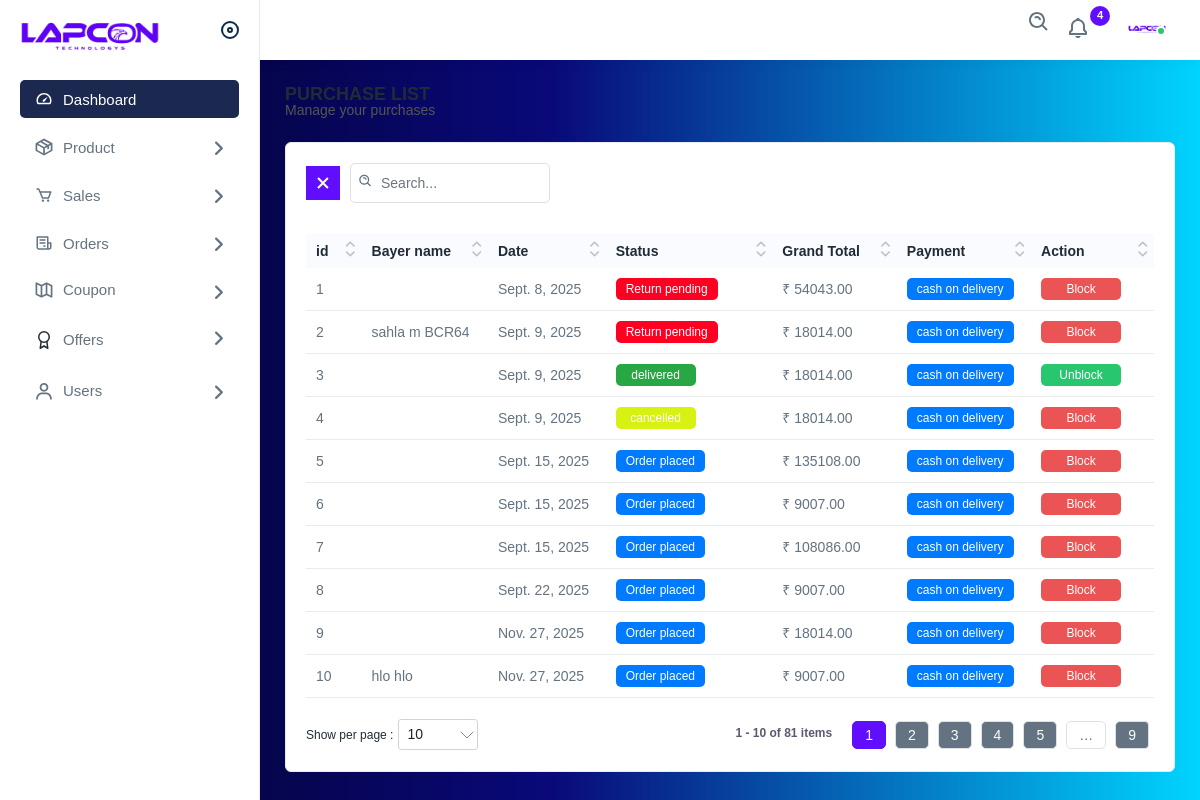
The app's page /admin_panel/view_orders (signed in) with its own data.
### Users/models.py (models this page shows)
class Order_items(models.Model):
    order = models.ForeignKey(Orders, on_delete=models.CASCADE)
    variant = models.ForeignKey(Variants, on_delete=models.CASCADE, related_name='order_items')
    unit_price = models.DecimalField(max_digits=10, decimal_places=2)
    price = models.DecimalField(max_digits=10, decimal_places=2)
    quantity = models.IntegerField(default=1)
    user = models.ForeignKey(Custom_User, on_delete=models.CASCADE)
    is_active = models.BooleanField(default=True)
    status = models.CharField(max_length=50)
    return_reason = models.TextField(null=True, blank=True)

class Orders(models.Model):
    pyment_method = models.CharField(max_length=20)
    pyment_status = models.CharField(max_length=20)
    invoice_no = models.CharField(max_length=20, blank=True, null=True)
    delivery_address = models.ForeignKey(DeliveryAddress, on_delete=models.CASCADE)
    delivery_charge = models.IntegerField(default=50)
    delivery_date = models.DateTimeField(auto_now=False, auto_now_add=False, blank=True, null=True)
    is_active = models.BooleanField(default=True)
    order_date = models.DateField(auto_now_add=True)
    updated_at = models.DateTimeField(auto_now=True)
    subtotal = models.DecimalField(max_digits=10, decimal_places=2)
    tax = models.DecimalField(max_digits=10, decimal_places=2)
    discount = models.DecimalField(max_digits=10, decimal_places=2)
    total = models.DecimalField(max_digits=10, decimal_places=2)
    user = models.ForeignKey(Custom_User, on_delete=models.CASCADE)

class DeliveryAddress(models.Model):
    Region = models.CharField(max_length=40,default='India')
    state = models.CharField(max_length=40)
    district = models.CharField(max_length=40)
    city = models.CharField(max_length=40)
    place = models.CharField(max_length=40)
    pin = models.IntegerField()
    house_name = models.CharField(max_length=40)
    landmark = models.CharField(max_length=40)
    road = models.CharField(max_length=40)
    name = models.CharField(max_length=50)
    phone = models.CharField(null= True, max_length=20)

### admin_panel/views.py (the view)
# urls.py: path('admin_panel/view_orders', views.view_orders, name='view_orders_admin'),
@login_required(login_url='admin_signin')
@user_passes_test(is_staff, login_url='/')
def view_orders(request):
    order_items = Order_items.objects.all()
    return render(request, 'admin/view_orders.html',{'order_items':order_items,})

### admin_panel/views.py (called while the page is built)
def is_staff(user):
    return user.is_staff

### templates/admin/view_orders.html (shortened to what this page needs)
{% extends 'admin/layout.html' %}
{% load static %}
{% block content %}
<div class="page-wrapper">
    <div class="content">
        <div class="page-header">
            <div class="page-title">
                <h4>PURCHASE LIST</h4>
                <h6>Manage your purchases</h6>
            </div>
        </div>
        <div class="card">
            <div class="card-body">
                <div class="table-top">
                    <div class="search-set">
                        <div class="search-path">
                            <a class="btn btn-filter" id="filter_search">
                                <img src="{% static 'img_admin/icons/closes.svg' %}" alt="img">
                            </a>
                        </div>
                        <div class="search-input">
                            <a class="btn btn-searchset"><img src="{% static 'img_admin/icons/search-white.svg' %}"
                                    alt="img"></a>
                        </div>
                    </div>
                </div>
                <div class="table-responsive">
                    <table class="table datanew">
                        <thead>
                            <tr>
                                <th>id</th>
                                <th>Bayer name</th>
                                <th>Date</th>
                                <th>Status</th>
                                <th>Grand Total</th>
                                <th>Payment</th>
                                <th>Action</th>
                            </tr>
                        </thead>
                        <tbody>
                            {% for item in order_items%}
                            <tr>
                                <td>{{item.id}}</td>
                                <td class="text-bolds">{{item.order.delivery_address.name}}</td>
                                <td>{{item.order.order_date}}</td>
                                <td><a href="{% url 'edit_order' item.id%}"><span class="badges {{item.status}}">{{item.status}}</span></td></a>
                                <td>₹ {{item.order.total}}</td>
                                <td><span class=" badges {{item.order.pyment_method}}">{{item.order.pyment_method}}</span></td>
                                <td>
                                    <a class="me-3 confirm-text" href="{% url 'block_unblock_order' item.id%}">
                                        {% if item.is_active and item.status != 'deliverd'%}
                                                <span class="bg-lightred badges">
                                                    Block
                                                </span>
                                        {% elif not item.is_active %}
                                                <span class="bg-lightgreen badges">
                                                    Unblock
                                                </span>
                                        {% endif %}
                                    </a>
                                </td>
                            </tr>
                            {% endfor %}
                        </tbody>
                    </table>
                </div>
            </div>
        </div>
    </div>
</div>
</div>
{% endblock %}

### templates/admin/view_orders.html (style rules this page uses)
.badges.bg-lightgreen { background: #28c76f; }
.delivered { background-color: #28a745; }
.placed { background-color: #007bff; }
.cancelled { background-color: #d7f113; }
.Return { background-color: #ff0022; }
.delivery { background-color: #007bff; }

### records on screen
Order_items: id "1", order.order_date "Sept. 8, 2025", status "Return pending", order.total "54043.00", order.pyment_method "cash on delivery", is_active "Block"
Order_items: id "2", order.delivery_address.name "sahla m BCR64", order.order_date "Sept. 9, 2025", status "Return pending", order.total "18014.00", order.pyment_method "cash on delivery", is_active "Block"
Order_items: id "3", order.order_date "Sept. 9, 2025", status "delivered", order.total "18014.00", order.pyment_method "cash on delivery", is_active "Unblock"
Order_items: id "4", order.order_date "Sept. 9, 2025", status "cancelled", order.total "18014.00", order.pyment_method "cash on delivery", is_active "Block"
Order_items: id "5", order.order_date "Sept. 15, 2025", status "Order placed", order.total "135108.00", order.pyment_method "cash on delivery", is_active "Block"
Order_items: id "6", order.order_date "Sept. 15, 2025", status "Order placed", order.total "9007.00", order.pyment_method "cash on delivery", is_active "Block"
Order_items: id "7", order.order_date "Sept. 15, 2025", status "Order placed", order.total "108086.00", order.pyment_method "cash on delivery", is_active "Block"
Order_items: id "8", order.order_date "Sept. 22, 2025", status "Order placed", order.total "9007.00", order.pyment_method "cash on delivery", is_active "Block"
Order_items: id "9", order.order_date "Nov. 27, 2025", status "Order placed", order.total "18014.00", order.pyment_method "cash on delivery", is_active "Block"
Order_items: id "10", order.delivery_address.name "hlo hlo", order.order_date "Nov. 27, 2025", status "Order placed", order.total "9007.00", order.pyment_method "cash on delivery", is_active "Block"
